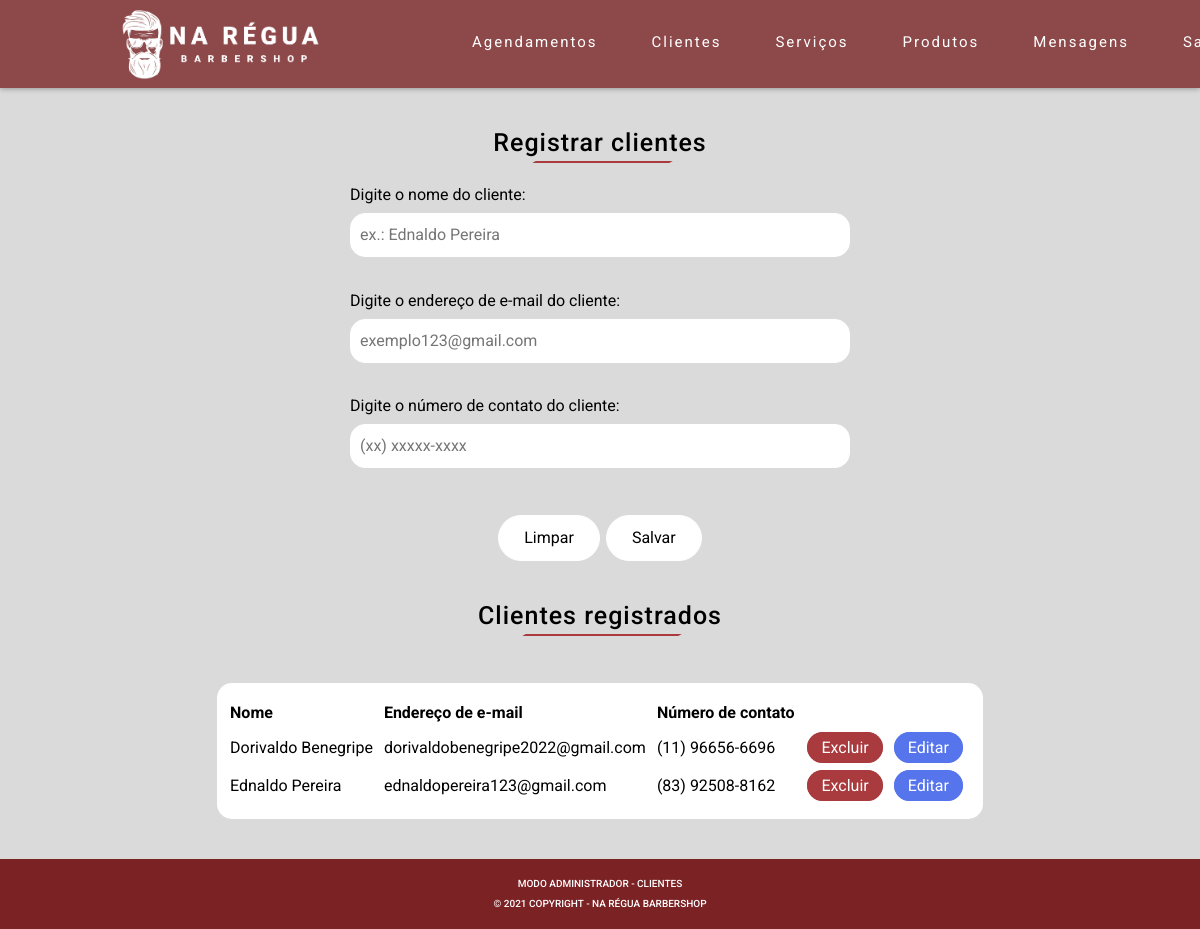
The page /restricted-area/show-client.php (signed in) on the database its author committed.
### tables this page shows
CREATE TABLE `clienttb` (
  `clientId` int(11) NOT NULL,
  `clientName` varchar(60) NOT NULL,
  `clientEmail` varchar(60) NOT NULL,
  `clientPhone` varchar(15) NOT NULL
);

### class/Client.php (called while the page is built, shortened)
<?php
class Client
{
    public function list()
    {
        $connection = Connection::connect();
        $stmt = $connection->prepare("SELECT * FROM clienttb ORDER BY clientId DESC");
        $stmt->execute();
        return $stmt;
    }
}
?>

### restricted-area/show-client.php (the view, shortened to what this page needs)
<?php include_once("validate-sentinel.php");
include_once("partials/head.php");
include_once("partials/nav.php");
require_once("../class/Client.php");
$client = new Client();
$stmt = $client->list();
?>
<section id="containerColumn" class="container-fluid">
    <div class="column-1">
        <h3 class="restricted-title-section">Registrar clientes</h3>
        <form id="form" class="form" method="post" action="crud-client.php">
            <label for="nameInput">Digite o nome do cliente:</label>
            <input autofocus type="text" id="nameInput" class="rt-text-input select-disable" name="clientName" maxlength="60" placeholder="ex.: Ednaldo Pereira">
            <label for="emailInput">Digite o endereço de e-mail do cliente:</label>
            <input type="text" id="emailInput" class="rt-text-input select-disable" name="clientEmail" maxlength="60" placeholder="exemplo123@gmail.com">
            <label for="phoneInput">Digite o número de contato do cliente:</label>
            <input type="text" id="phoneInput" class="rt-text-input select-disable" name="clientPhone" maxlength="15" placeholder="(xx) xxxxx-xxxx">
            <div class="btn-container">
                <input id="resetBtn" class="white-submit-btn" type="reset" value="Limpar">
                <input id="submitBtn" class="white-submit-btn" type="button" value="Salvar">
            </div>
        </form>
    </div>
    <div class="column-2 clientTable">
        <h3 class="restricted-title-section">Clientes registrados</h3>
        <table>
            <thead>
                <tr>
                    <th scope="col">Nome</th>
                    <th scope="col">Endereço de e-mail</th>
                    <th scope="col">Número de contato</th>
                </tr>
            </thead>
            <tbody>
                <?php foreach ($stmt as $row) { ?>
                    <tr>
                        <td><?php echo $row[1] ?></td>
                        <td><?php echo $row[2] ?></td>
                        <td><?php echo $row[3] ?></td>
                        <td class="btnTd">
                            <a type="button" class="btn btn-delete" data-bs-toggle="modal" data-bs-target="#deleteClientModal" data-bs-id="<?php echo $row[0] ?>">Excluir</a>
                        </td>
                        <td class="btnTd">
                            <a type="button" class="btn btn-edit" data-bs-toggle="modal" data-bs-target="#editClientModal" data-bs-id="<?php echo $row[0] ?>" data-bs-name="<?php echo $row[1] ?>" data-bs-email="<?php echo $row[2] ?>" data-bs-phone="<?php echo $row[3] ?>">Editar</a>
                        </td>
                    </tr>
                <?php } ?>
            </tbody>
        </table>
</section>
</main>
<footer class="footer">
    <h6>Modo Administrador - Clientes</h6>
    <h6>© 2021 Copyright - Na Régua Barbershop</h6>
</footer>
</body>
</html>

### assets/css/style.css (style rules this page uses)
html { scroll-behavior: smooth; scroll-padding-top: 7vh; }
body { display: flex; flex-direction: column; height: 100vh; font-family: 'Roboto', sans-serif; }
a { text-decoration: none; }
.select-disable { -webkit-user-select: none; -khtml-user-select: none; -moz-user-select: none; -o-user-select: none; user-select: none; }
.footer { flex-shrink: 0; display: flex; flex-direction: column; justify-content: center; align-items: center; padding: 15px; background-color: rgba(109, 10, 14, 0.9); z-index: 1; }
.footer h6 { font-size: 10px; margin: 4px 0 4px 0; text-transform: uppercase; }
.footer h6, .footer h6 a { text-align: center; font-size: 10px; color: #fff; text-decoration: none; }
label { display: flex; justify-content: flex-start; margin-bottom: -25px; margin-top: 5px; }
.rt-text-input { margin-top: 31px; padding: 9px; border: 1px solid #fff; border-radius: 15px; width: 500px; transition: .4s; }
.white-submit-btn { color: #000; background-color: #fff; cursor: pointer; margin-left: 3px; margin-right: 3px; padding: 10px; padding-left: 25px; padding-right: 25px; border-radius: 50px; border-style: none; border: 1px solid #fff; transition: .4s; }
.btn-container { display: flex; justify-content: center; margin-top: 20px; }
.column-1 { margin-top: 40px; margin-bottom: 40px; display: flex; flex-direction: column; align-items: center; text-align: center; }
.column-2 { margin-top: 40px; padding-bottom: 40px; display: flex; flex-direction: column; align-items: center; }
.form { display: flex; flex-direction: column; justify-content: center; }
table { padding: 10px; margin-top: 32px; background-color: #fff; color: #000; border-collapse: unset; border-radius: 15px; }
td, th { height: 36px; }
th { padding-right: 10px; }
td { padding-right: 8px; padding-bottom: 6px; }
.restricted-title-section { font-size: 25px; letter-spacing: 1px; font-weight: 500; position: relative; margin-bottom: 20px; }
.title-section::after, .restricted-title-section::after { content: ''; display: block; position: absolute; left: 19%; bottom: -5px; width: 64%; height: 2px; transform: skew(-60deg); background-color: #a93a3e; align-items: center; }
.btn { all: unset; margin-top: 4px; padding: 5px 13px 5px 13px; color: #fff; border-radius: 50px; cursor: pointer; }
.btn-delete { background-color: #a93a3e; border: 1px solid #a93a3e; transition: .4s; }
.btn-edit { background-color: #5674ec; border: 1px solid #5674ec; transition: .4s; }

### rows shown on the page
clienttb: clientName "Dorivaldo Benegripe", clientEmail "dorivaldobenegripe2022@gmail.com", clientPhone "(11) 96656-6696"
clienttb: clientName "Ednaldo Pereira", clientEmail "ednaldopereira123@gmail.com", clientPhone "(83) 92508-8162"
